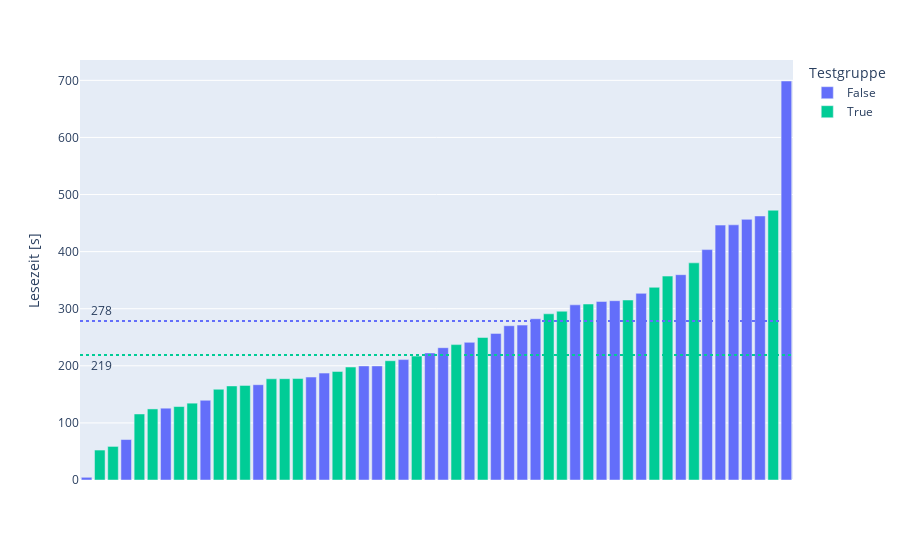

Notebook cell for this chart:
### Markdown cell above
# Tracking-Daten

### Code cell
# Säulendiagramm
fig = px.bar(df.sort_values(by=["reading_duration"]), x="id", y="reading_duration", color="test", color_discrete_map=test_color_map)
fig.update_xaxes(showticklabels=False, title_text="")
fig.update_yaxes(title_text="Lesezeit [s]")
fig.update_coloraxes(colorbar_title="Testgruppe?")
fig.update_layout(xaxis_categoryorder = 'total ascending')
fig.update_layout(legend_title="Testgruppe")

# Liniendiagramme
average_reading_duration = df.groupby('test')['reading_duration'].mean()

fig.add_hline(y=average_reading_duration.loc[False], line_dash="dot", line_color=test_color_map[False], annotation_text=f"   {round(average_reading_duration.loc[False])}", annotation_position="left top")
fig.add_hline(y=average_reading_duration.loc[True], line_dash="dot", line_color=test_color_map[True], annotation_text=f"   {round(average_reading_duration.loc[True])}", annotation_position="left bottom")

fig.show()

### Figure 1 — Plotly figure (JSON) as saved in the notebook; plotly's stock layout.template omitted (floating-point values rounded to 4 significant figures)
{"data": [{"alignmentgroup": "True", "hovertemplate": "test=False<br>id=%{x}<br>reading_duration=%{y}<extra></extra>", "legendgroup": "False", "marker": {"color": "#636efa", "pattern": {"shape": ""}}, "name": "False", "offsetgroup": "False", "orientation": "v", "showlegend": true, "textposition": "auto", "type": "bar", "x": ["4851b57e-84e2-4d5d-926f-51df087b0974", "422fbda2-1f61-405d-9c99-97d0dcf70d1b", "ea46a231-95b5-4b8e-b57a-a9e47dcac03f", "a0453115-5d93-4e21-be19-d947dd57ce40", "50f3ff0e-a6c7-4cd8-9a81-bb1fbd78b469", "2fa856c9-df77-4937-a78c-f359e47f3e2f", "a249a9ce-2474-4c23-8b62-d7aa856a3295", "c8768c2c-4a8f-4a63-8d8a-2e3e1f783e60", "607f7ba7-a7df-4fe8-9730-aeccf7c57814", "4218150d-fccf-4673-ac5e-de634d85ef76", "f7c03ba4-dc9a-48cd-88b9-d4dd84115f99", "5a57eb63-7152-41ef-902d-8c2c1fba257b", "a215e1a9-d4c2-4ee7-a78c-f2d5d530e4af", "b2f56620-4aa9-4b10-912d-0d1654febc36", "a6c332ae-3089-4563-af31-e2372c7d5367", "0ff2119a-6bfd-4829-870f-27370e063cee", "d80e601e-eb19-4938-8602-35e701b8a722", "b2eb04b5-4982-4c2a-bf76-334d5b84d379", "0d905c92-b91e-4f43-9309-beaf86872e93", "a61a874d-4644-4d4d-b449-b86ebea20ee7", "f5843e44-8b72-49d4-ab38-e328a3f7d4c6", "7f78e915-afed-41f3-81d1-231fa8c71a14", "5f4ce1fe-d77b-4c86-94a9-bc18d995315a", "964ad280-ea91-437a-8e0c-914166429760", "1bbb46ad-c16d-4bb4-aa91-7946536d9858", "9fd51a67-8bed-43a1-b764-00809be28e41", "2eeeab3e-7ba6-4797-8ab5-a1f66651c17a", "272baf77-2102-4720-8c8d-4dec2918e8ef"], "xaxis": "x", "y": [4.722, 70.87, 125.8, 139.7, 166.9, 180.3, 187.2, 199.8, 199.8, 210.9, 222.5, 231.8, 241.1, 256.8, 270.2, 271.3, 282.5, 306.8, 312.7, 314.1, 326.9, 359.6, 403.5, 446.4, 447.0, 456.5, 462.5, 698.9], "yaxis": "y"}, {"alignmentgroup": "True", "hovertemplate": "test=True<br>id=%{x}<br>reading_duration=%{y}<extra></extra>", "legendgroup": "True", "marker": {"color": "#00cc96", "pattern": {"shape": ""}}, "name": "True", "offsetgroup": "True", "orientation": "v", "showlegend": true, "textposition": "auto", "type": "bar", "x": ["a175af25-b143-4270-9fd9-02ceb250be4b", "ca04ed91-caf9-47b7-89e3-c9591558a253", "dfca9133-21d8-4daf-950f-31f77d2c2ad2", "db23556e-094d-49ac-89cf-bd4ddc1aebf9", "3cc07733-3742-4090-994a-a5871016ebcc", "1659469c-274e-42dc-84ed-3fb106cf13f7", "9060e823-c05e-41ae-9c36-10c77e389be7", "acec8ac2-1e41-4551-a7d5-15b566182e64", "e118df02-b4ba-4101-884c-c5ef716ee569", "e43c464c-543d-4a31-bbc7-ddc59c97f4d6", "10a9190e-2a3f-410e-aff2-553c81c80913", "5dd0d672-69a3-41bc-bfef-840b3c513016", "1c20b10b-7b40-4f72-ad62-d0f82dffe16c", "4d6bdb47-8285-476b-9cae-8eee4f9e5c94", "6f44d6e8-3d8c-46fe-9ae3-db136e738aa5", "dc56e49b-28e4-4a26-a65a-9942f7f6e923", "81ea222c-4e1d-47eb-b971-8aceaf599489", "731e6143-04f3-4fff-a904-b86052d8686d", "4836bfcb-1919-4f3c-8bf0-a41d2f8cae83", "c91494aa-e56c-4e64-8fcc-ce73766d5428", "3651a083-9dcc-49c2-83cf-81acf3b1f341", "c0894f46-e678-4e84-b56a-b804dbb4092a", "480acfe7-3450-4da8-98e3-84ebaa77c4c9", "73d5094f-108e-42db-a59d-5c0680877022", "a536944f-409e-409b-97ca-cafcfd63920c", "117db95b-2137-47ea-bb5b-624dce5ab75c"], "xaxis": "x", "y": [52.46, 58.81, 115.6, 124.5, 128.6, 134.6, 159.0, 164.8, 165.7, 177.3, 177.4, 177.7, 190.1, 197.9, 208.9, 217.0, 237.1, 249.6, 291.1, 295.6, 308.2, 315.2, 337.5, 357.1, 380.3, 472.5], "yaxis": "y"}], "layout": {"annotations": [{"showarrow": false, "text": "   278", "x": 0, "xanchor": "left", "xref": "x domain", "y": 278.5, "yanchor": "bottom", "yref": "y"}, {"showarrow": false, "text": "   219", "x": 0, "xanchor": "left", "xref": "x domain", "y": 219.0, "yanchor": "top", "yref": "y"}], "autosize": true, "barmode": "relative", "coloraxis": {"colorbar": {"title": {"text": "Testgruppe?"}}}, "legend": {"title": {"text": "Testgruppe"}, "tracegroupgap": 0}, "margin": {"t": 60}, "shapes": [{"line": {"color": "#636efa", "dash": "dot"}, "type": "line", "x0": 0, "x1": 1, "xref": "x domain", "y0": 278.5, "y1": 278.5, "yref": "y"}, {"line": {"color": "#00cc96", "dash": "dot"}, "type": "line", "x0": 0, "x1": 1, "xref": "x domain", "y0": 219.0, "y1": 219.0, "yref": "y"}], "xaxis": {"anchor": "y", "autorange": true, "categoryorder": "total ascending", "domain": [0, 1], "range": [-0.5, 53.5], "showticklabels": false, "title": {"text": ""}, "type": "category"}, "yaxis": {"anchor": "x", "autorange": true, "domain": [0, 1], "range": [0, 735.6], "title": {"text": "Lesezeit [s]"}, "type": "linear"}}}
